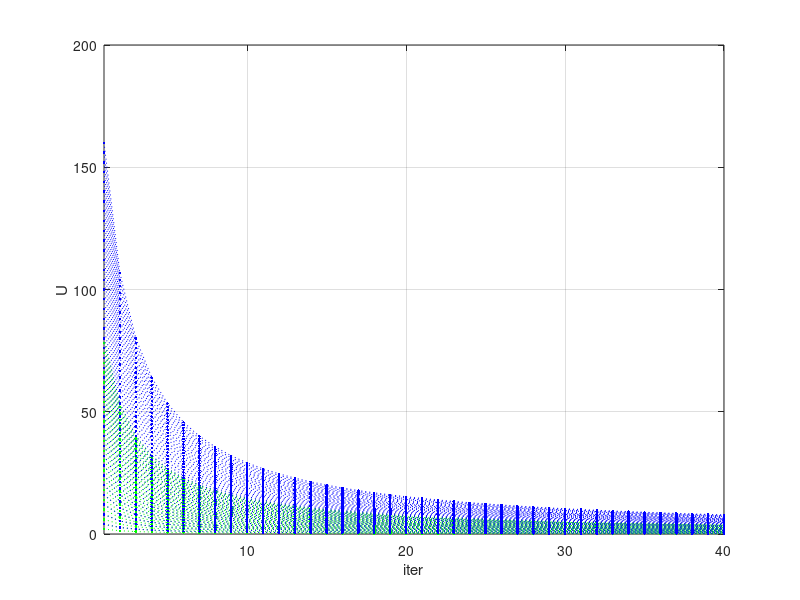

Recreate this plot in MATLAB. (Note: this script raises an error after producing the figure.)
    % comparisons with state of the art
clear all
close all
clc


%% timing properties
max_T = 40;
iter  = 1:max_T;

% finding usability
for i = 1:max_T
    for j = 1:max_T
        C(i,j) = j;
        T(i,j) = C(i,1) + i;
                
        U.w2(i,j)  = C(i,j)/T(i,j) + 3*C(i,j)/T(i,j);
        U.our(i,j) = 4*( C(i,j)/T(i,j) + C(i,j)/T(i,j) );
    end   
end


figure;
plot(iter, U.w2, ':.g', iter, U.our, ':.b');
xlim([1 max_T]);
xlabel('iter');
ylabel('U');
grid on;


% combinations
% our 
% C = 1, T = [8-20]
% C = 2, T = [16-20]
% w2
% C = 1, T = [4-20]
% C = 2, T = [8-20]
% C = 3, T = [12-20]
% C = 4, T = [16-20]
% C = 5, T = 20

C = [1 1];
T = [5 10];
D = T;
L     = [1 1];
Y.w2  = [3 3];
Y.our = [4 4];

lambda = 1e-05; % reliablity consideration

% From task set
length_T = length(L);
H = elcm(T); % lcm of T

%% Reliability calculation

for i = 1:length_T    
    if L(i)==0 % LO
        R.w2(i)  = exp(-lambda*C(i));
        R.our(i) = exp(-lambda*C(i));
    elseif L(i)==1 % HI
        R.w2(i)  = 1 - (1 - exp(-lambda*C(i)))^Y.w2(i);
        R.our(i) = 1 - (1 - exp(-lambda*C(i)))^Y.our(i);
    else
        error('wrong priority');
    end
end


%% Safety calculation
M = 1; % # ration of instances that finish execution in time 1/1

S.w2  = exp(-lambda*C(1)) * (1-( 1-exp(-lambda*C(2)) )^3) * M/(H/T(1) + H/T(2));
S.our = exp(-lambda*C(1)) * (1-( 1-exp(-lambda*C(2)) )^4) * M/(H/T(1) + H/T(2));





















